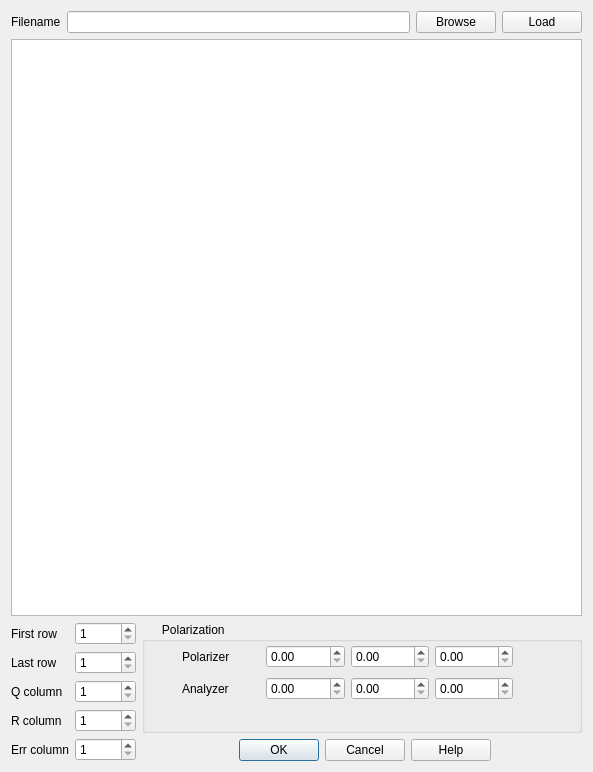
<?xml version="1.0" encoding="UTF-8"?>
<ui version="4.0">
 <class>Form</class>
 <widget class="QWidget" name="Form">
  <property name="geometry">
   <rect>
    <x>0</x>
    <y>0</y>
    <width>593</width>
    <height>772</height>
   </rect>
  </property>
  <property name="windowTitle">
   <string>Form</string>
  </property>
  <layout class="QGridLayout" name="gridLayout_3">
   <item row="0" column="0" colspan="3">
    <layout class="QHBoxLayout" name="horizontalLayout">
     <item>
      <widget class="QLabel" name="label_Filename">
       <property name="text">
        <string>Filename</string>
       </property>
      </widget>
     </item>
     <item>
      <widget class="QLineEdit" name="lineEdit_Filename"/>
     </item>
     <item>
      <widget class="QPushButton" name="pushButton_Browse">
       <property name="text">
        <string>Browse</string>
       </property>
      </widget>
     </item>
     <item>
      <widget class="QPushButton" name="pushButton_Load">
       <property name="text">
        <string>Load</string>
       </property>
      </widget>
     </item>
    </layout>
   </item>
   <item row="2" column="0" rowspan="2">
    <layout class="QGridLayout" name="gridLayout">
     <item row="0" column="0">
      <widget class="QLabel" name="label_FirstRow">
       <property name="text">
        <string>First row</string>
       </property>
      </widget>
     </item>
     <item row="0" column="1">
      <widget class="QSpinBox" name="spinBox_FirstRow">
       <property name="minimum">
        <number>1</number>
       </property>
       <property name="maximum">
        <number>10000</number>
       </property>
      </widget>
     </item>
     <item row="1" column="0">
      <widget class="QLabel" name="label_LastRow">
       <property name="text">
        <string>Last row</string>
       </property>
      </widget>
     </item>
     <item row="1" column="1">
      <widget class="QSpinBox" name="spinBox_LastRow">
       <property name="minimum">
        <number>1</number>
       </property>
       <property name="maximum">
        <number>10000</number>
       </property>
      </widget>
     </item>
     <item row="2" column="0">
      <widget class="QLabel" name="label_Qcolumn">
       <property name="text">
        <string>Q column</string>
       </property>
      </widget>
     </item>
     <item row="2" column="1">
      <widget class="QSpinBox" name="spinBox_QColumn">
       <property name="minimum">
        <number>1</number>
       </property>
      </widget>
     </item>
     <item row="3" column="0">
      <widget class="QLabel" name="label_RColumn">
       <property name="text">
        <string>R column</string>
       </property>
      </widget>
     </item>
     <item row="3" column="1">
      <widget class="QSpinBox" name="spinBox_RColumn">
       <property name="minimum">
        <number>1</number>
       </property>
      </widget>
     </item>
     <item row="4" column="0">
      <widget class="QLabel" name="label_EColumn">
       <property name="text">
        <string>Err column</string>
       </property>
      </widget>
     </item>
     <item row="4" column="1">
      <widget class="QSpinBox" name="spinBox_EColumn">
       <property name="minimum">
        <number>1</number>
       </property>
       <property name="maximum">
        <number>99</number>
       </property>
      </widget>
     </item>
    </layout>
   </item>
   <item row="2" column="1" colspan="2">
    <widget class="QGroupBox" name="groupBox">
     <property name="title">
      <string>      Polarization</string>
     </property>
     <widget class="QWidget" name="layoutWidget">
      <property name="geometry">
       <rect>
        <x>40</x>
        <y>20</y>
        <width>331</width>
        <height>62</height>
       </rect>
      </property>
      <layout class="QGridLayout" name="gridLayout_2">
       <item row="0" column="0">
        <widget class="QLabel" name="label_PolarizerPol">
         <property name="text">
          <string>Polarizer</string>
         </property>
        </widget>
       </item>
       <item row="0" column="1">
        <widget class="QDoubleSpinBox" name="doubleSpinBox_Polx"/>
       </item>
       <item row="0" column="2">
        <widget class="QDoubleSpinBox" name="doubleSpinBox_Poly"/>
       </item>
       <item row="0" column="3">
        <widget class="QDoubleSpinBox" name="doubleSpinBox_Polz"/>
       </item>
       <item row="1" column="0">
        <widget class="QLabel" name="label_AnalyzerPol">
         <property name="text">
          <string>Analyzer</string>
         </property>
        </widget>
       </item>
       <item row="1" column="1">
        <widget class="QDoubleSpinBox" name="doubleSpinBox_Anax"/>
       </item>
       <item row="1" column="2">
        <widget class="QDoubleSpinBox" name="doubleSpinBox_Anay"/>
       </item>
       <item row="1" column="3">
        <widget class="QDoubleSpinBox" name="doubleSpinBox_Anaz"/>
       </item>
      </layout>
     </widget>
    </widget>
   </item>
   <item row="3" column="2">
    <widget class="QDialogButtonBox" name="buttonBox">
     <property name="sizePolicy">
      <sizepolicy hsizetype="Minimum" vsizetype="Fixed">
       <horstretch>0</horstretch>
       <verstretch>0</verstretch>
      </sizepolicy>
     </property>
     <property name="standardButtons">
      <set>QDialogButtonBox::Cancel|QDialogButtonBox::Help|QDialogButtonBox::Ok</set>
     </property>
     <property name="centerButtons">
      <bool>true</bool>
     </property>
    </widget>
   </item>
   <item row="1" column="0" colspan="3">
    <widget class="QPlainTextEdit" name="plainTextEdit_FileContent">
     <property name="verticalScrollBarPolicy">
      <enum>Qt::ScrollBarAsNeeded</enum>
     </property>
     <property name="horizontalScrollBarPolicy">
      <enum>Qt::ScrollBarAsNeeded</enum>
     </property>
     <property name="lineWrapMode">
      <enum>QPlainTextEdit::NoWrap</enum>
     </property>
     <property name="readOnly">
      <bool>true</bool>
     </property>
    </widget>
   </item>
  </layout>
 </widget>
 <resources/>
 <connections/>
</ui>
